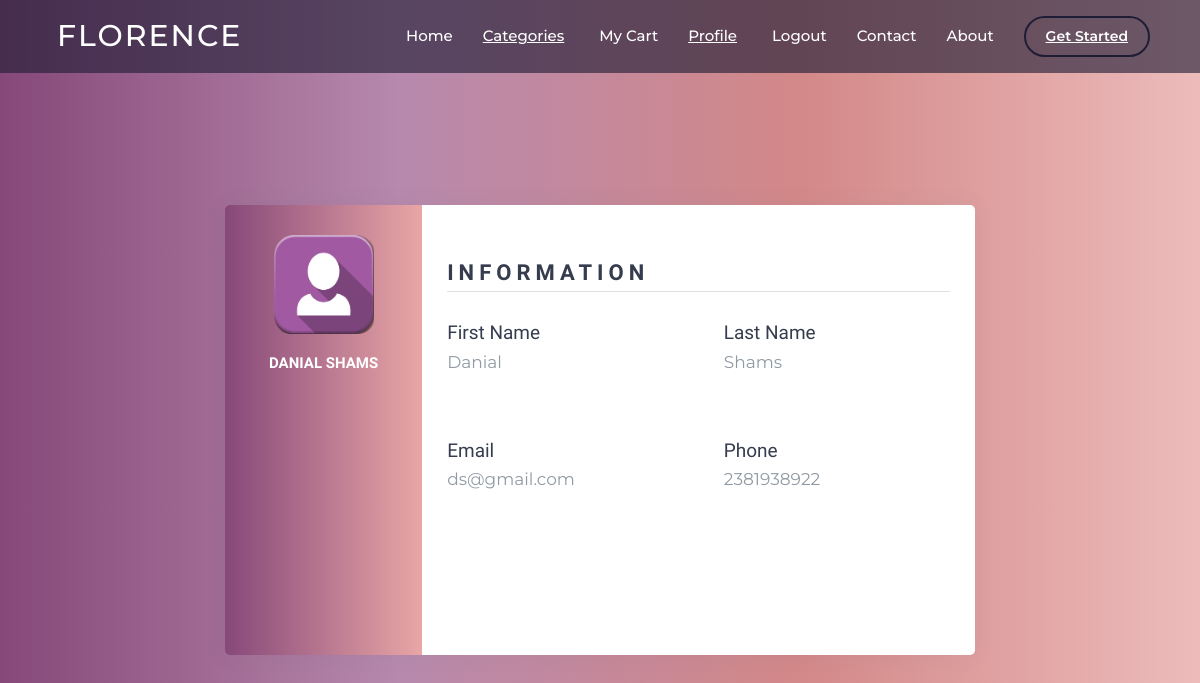
Page /profile/ (signed in) on the committed database.
### Florence/models/customer.py (models this page shows, shortened)
class Customer(models.Model):
    first_name = models.CharField(max_length=50)
    last_name = models.CharField(max_length=50)
    phone = models.CharField(max_length=15)
    email = models.EmailField()
    password = models.CharField(max_length=500)
    @staticmethod
    def get_customer(id):
            return Customer.objects.get(id = id)

### Florence/views.py (the view)
# urls.py: path('profile/', Profile.as_view(), name='profile'),
class Profile(View):
    def get(self,request):
        active_customer=request.session.get('customer')
        print(request.session.get('customer'))
        cus=Customer.get_customer(str(active_customer))
        return render(request,'profile.html',{'customer':cus})

### Florence/templates/profile.html (shortened to what this page needs)
<!DOCTYPE html>
<html lang="en">
<head>
  {% load static %}
  <link href="https://cdn.jsdelivr.net/npm/bootstrap@5.2.0-beta1/dist/css/bootstrap.min.css" rel="stylesheet" >
  <link rel="stylesheet" href="https://stackpath.bootstrapcdn.com/font-awesome/4.7.0/css/font-awesome.min.css">
  <link rel="stylesheet" type="text/css" href="{% static 'style.css' %}">
</head>
<body>
<div class="main">
  {% include 'header.html' %}
<div class="wrapper">
    <div class="left" id="grad1">
        <img src="{% static 'productspage/user.png' %} "
        alt="user" width="100">
        <h4>{{customer.first_name}} {{customer.last_name}}</h4>
    </div>
    <div class="right">
        <div class="info">
            <h3>Information</h3>
            <div class="info_data">
                 <div class="data">
                    <h4>First Name</h4>
                    <p>{{customer.first_name}}</p>
                 </div>
                 <div class="data">
                   <h4>Last Name</h4>
                    <p>{{customer.last_name}}</p>
              </div>
            </div>
            <br>
            <div class="info_data">
              <div class="data">
                <h4>Email</h4>
                 <p>{{customer.email}}</p>
           </div>
           <div class="data">
            <h4>Phone</h4>
             <p>{{customer.phone}}</p>
       </div>
            </div>
        </div>
      </div>
    </div>
</div>
</body>
</html>

### static/style.css (style rules this page uses)
* { margin: 0; box-sizing: border-box; outline: none; }
body { background-color: white; font-family: 'Montserrat', sans-serif; }
h1,h2,h3,h4,h5,h6 { font-family: 'Enriqueta', serif; }
h3 { font-size: 26px; }
.left { padding: 25px,40px; height: 100%; background: url("images/contact.png") no-repeat center; background-size: 100%; }
.right { padding: 25px,40px; }

### Florence/templates/profile.html (style rules this page uses)
* { margin: 0; padding: 0; box-sizing: border-box; list-style: none; outline: none; }
body { font-family: 'Montserrat', sans-serif; }
h1,h2,h3,h4,h5,h6 { font-family: 'Enriqueta', serif; }
h3 { font-size: 26px; }
.main { height: 100%; width: 100%; background-image: linear-gradient(to right, #864879,#b789ad,#d38888,#edbbbb); background-size: cover; background-position: center; position: absolute; }
.wrapper { position: absolute; top: 50%; left: 50%; transform: translate(-50%,-50%); width: 750px; height: 450px; display: flex; box-shadow: 0 1px 20px 0 rgba(69,90,100,.08); margin-top: 30px; }
.wrapper .left { width: 35%; background: linear-gradient(to right,#01a9ac,#01dbdf); padding: 30px 25px; border-top-left-radius: 5px; border-bottom-left-radius: 5px; text-align: center; color: #fff; background-color: transparent; }
.wrapper .left img { border-radius: 15px; margin-bottom: 10px; }
.wrapper .left h4 { margin-top: 10px; font-size: 15px; margin-bottom: 10px; text-transform: uppercase; font-weight: bold; }
.wrapper .right { width: 75%; background: #fff; padding: 30px 25px; border-top-right-radius: 5px; border-bottom-right-radius: 5px; }
.wrapper .right .info, .wrapper .right .projects { margin-bottom: 30px; }
.wrapper .right .info h3, .wrapper .right .projects h3 { margin-bottom: 25px; margin-top: 25px; font-size:22px; padding-bottom: 5px; border-bottom: 1px solid #e0e0e0; color: #353c4e; text-transform: uppercase; letter-spacing: 5px; font-weight: bold; }
.wrapper .right .info_data, .wrapper .right .projects_data { display: flex; font-size:10px; justify-content: space-between; margin-top: 30px; }
.wrapper .right .info_data .data, .wrapper .right .projects_data .data { width: 45%; }
.wrapper .right .info_data .data h4, .wrapper .right .projects_data .data h4 { color: #353c4e; margin-bottom: 5px; font-size:19px; }
.wrapper .right .info_data .data p, .wrapper .right .projects_data .data p { font-size: 17px; margin-bottom: 10px; color: #919aa3; }
#grad1 { height: 450px; width: 200px; background-image: linear-gradient(to right, #864879, #E9A6A6); }

### rows in the picture
Customer: first_name "DANIAL", last_name "SHAMS", first_name "Danial", last_name "Shams", email "ds@gmail.com", phone "2381938922"
